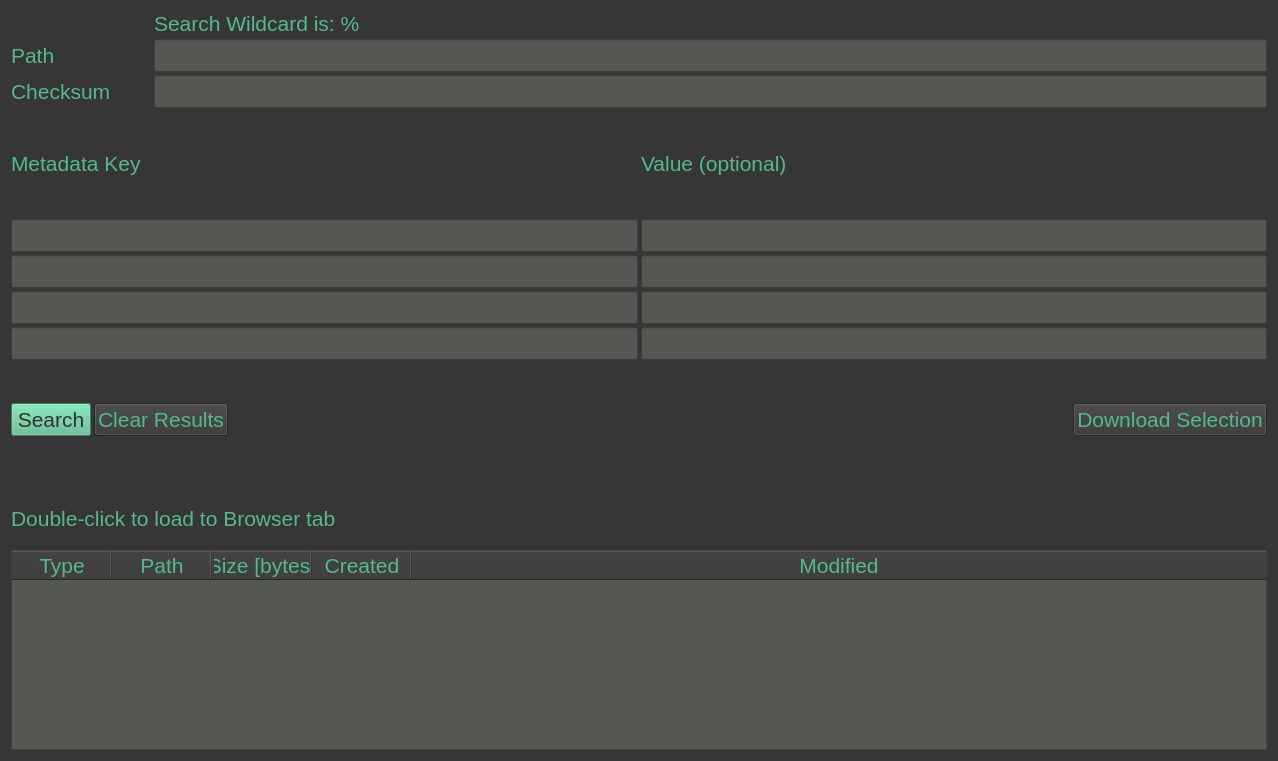
<?xml version="1.0" encoding="UTF-8"?>
<ui version="4.0">
 <class>tabSearch</class>
 <widget class="QWidget" name="tabSearch">
  <property name="geometry">
   <rect>
    <x>0</x>
    <y>0</y>
    <width>1278</width>
    <height>761</height>
   </rect>
  </property>
  <property name="windowTitle">
   <string>Form</string>
  </property>
  <property name="styleSheet">
   <string notr="true">QWidget
{
    color: rgb(86, 184, 139);
    background-color: rgb(54, 54, 54);
    border-color: rgb(86, 184, 139);
    selection-background-color: rgb(58, 152, 112);
    font: 16pt;
}

QTableWidget
{
    background-color: rgb(85, 87, 83);
    selection-background-color: rgb(58, 152, 112);
    border-color: rgb(86, 184, 139);
}

QLabel#errorLabel
{
    color: rgb(217, 174, 23);
}

QLineEdit
{
    background-color: rgb(85, 87, 83);
    border-color: rgb(86, 184, 139);
}

QPushButton#searchButton
{
    background-color: rgb(86, 184, 139);
    color: rgb(46, 52, 54);
}


</string>
  </property>
  <layout class="QVBoxLayout" name="verticalLayout_3">
   <property name="spacing">
    <number>3</number>
   </property>
   <item>
    <layout class="QVBoxLayout" name="verticalLayout">
     <item>
      <layout class="QGridLayout" name="gridLayout_2">
       <item row="0" column="0">
        <spacer name="verticalSpacer_4">
         <property name="orientation">
          <enum>Qt::Vertical</enum>
         </property>
         <property name="sizeHint" stdset="0">
          <size>
           <width>20</width>
           <height>40</height>
          </size>
         </property>
        </spacer>
       </item>
       <item row="2" column="2">
        <widget class="QLineEdit" name="checksum_field"/>
       </item>
       <item row="1" column="0">
        <widget class="QLabel" name="label_3">
         <property name="text">
          <string>Path</string>
         </property>
        </widget>
       </item>
       <item row="1" column="2">
        <widget class="QLineEdit" name="path_field"/>
       </item>
       <item row="2" column="0">
        <widget class="QLabel" name="label_5">
         <property name="text">
          <string>Checksum</string>
         </property>
        </widget>
       </item>
       <item row="0" column="2">
        <widget class="QLabel" name="label_6">
         <property name="text">
          <string>Search Wildcard is: %</string>
         </property>
        </widget>
       </item>
       <item row="1" column="1">
        <spacer name="horizontalSpacer_2">
         <property name="orientation">
          <enum>Qt::Horizontal</enum>
         </property>
         <property name="sizeType">
          <enum>QSizePolicy::Fixed</enum>
         </property>
         <property name="sizeHint" stdset="0">
          <size>
           <width>40</width>
           <height>20</height>
          </size>
         </property>
        </spacer>
       </item>
      </layout>
     </item>
     <item>
      <layout class="QGridLayout" name="gridLayout">
       <item row="5" column="1">
        <widget class="QLineEdit" name="val3"/>
       </item>
       <item row="6" column="0">
        <widget class="QLineEdit" name="key4"/>
       </item>
       <item row="2" column="0">
        <spacer name="verticalSpacer_5">
         <property name="orientation">
          <enum>Qt::Vertical</enum>
         </property>
         <property name="sizeType">
          <enum>QSizePolicy::Fixed</enum>
         </property>
         <property name="sizeHint" stdset="0">
          <size>
           <width>20</width>
           <height>40</height>
          </size>
         </property>
        </spacer>
       </item>
       <item row="3" column="1">
        <widget class="QLineEdit" name="val1"/>
       </item>
       <item row="4" column="0">
        <widget class="QLineEdit" name="key2"/>
       </item>
       <item row="0" column="0">
        <spacer name="verticalSpacer">
         <property name="orientation">
          <enum>Qt::Vertical</enum>
         </property>
         <property name="sizeType">
          <enum>QSizePolicy::Fixed</enum>
         </property>
         <property name="sizeHint" stdset="0">
          <size>
           <width>20</width>
           <height>40</height>
          </size>
         </property>
        </spacer>
       </item>
       <item row="6" column="1">
        <widget class="QLineEdit" name="val4"/>
       </item>
       <item row="3" column="0">
        <widget class="QLineEdit" name="key1"/>
       </item>
       <item row="1" column="1">
        <widget class="QLabel" name="label">
         <property name="text">
          <string>Value (optional)</string>
         </property>
        </widget>
       </item>
       <item row="1" column="0">
        <widget class="QLabel" name="label1">
         <property name="text">
          <string>Metadata Key</string>
         </property>
        </widget>
       </item>
       <item row="5" column="0">
        <widget class="QLineEdit" name="key3"/>
       </item>
       <item row="4" column="1">
        <widget class="QLineEdit" name="val2"/>
       </item>
       <item row="7" column="0">
        <spacer name="verticalSpacer_6">
         <property name="orientation">
          <enum>Qt::Vertical</enum>
         </property>
         <property name="sizeType">
          <enum>QSizePolicy::Fixed</enum>
         </property>
         <property name="sizeHint" stdset="0">
          <size>
           <width>20</width>
           <height>40</height>
          </size>
         </property>
        </spacer>
       </item>
      </layout>
     </item>
     <item>
      <layout class="QHBoxLayout" name="horizontalLayout_5">
       <item>
        <widget class="QPushButton" name="searchButton">
         <property name="font">
          <font>
           <pointsize>16</pointsize>
           <weight>50</weight>
           <italic>false</italic>
           <bold>false</bold>
          </font>
         </property>
         <property name="text">
          <string>Search</string>
         </property>
        </widget>
       </item>
       <item>
        <widget class="QPushButton" name="clearButton">
         <property name="font">
          <font>
           <pointsize>16</pointsize>
           <weight>50</weight>
           <italic>false</italic>
           <bold>false</bold>
          </font>
         </property>
         <property name="styleSheet">
          <string notr="true"/>
         </property>
         <property name="text">
          <string>Clear Results</string>
         </property>
        </widget>
       </item>
       <item>
        <spacer name="horizontalSpacer">
         <property name="orientation">
          <enum>Qt::Horizontal</enum>
         </property>
         <property name="sizeHint" stdset="0">
          <size>
           <width>40</width>
           <height>20</height>
          </size>
         </property>
        </spacer>
       </item>
       <item>
        <widget class="QPushButton" name="downloadButton">
         <property name="font">
          <font>
           <pointsize>16</pointsize>
           <weight>50</weight>
           <italic>false</italic>
           <bold>false</bold>
          </font>
         </property>
         <property name="styleSheet">
          <string notr="true"/>
         </property>
         <property name="text">
          <string>Download Selection</string>
         </property>
        </widget>
       </item>
      </layout>
     </item>
     <item>
      <spacer name="verticalSpacer_2">
       <property name="orientation">
        <enum>Qt::Vertical</enum>
       </property>
       <property name="sizeType">
        <enum>QSizePolicy::Fixed</enum>
       </property>
       <property name="sizeHint" stdset="0">
        <size>
         <width>20</width>
         <height>40</height>
        </size>
       </property>
      </spacer>
     </item>
     <item>
      <widget class="QLabel" name="errorLabel">
       <property name="text">
        <string/>
       </property>
      </widget>
     </item>
    </layout>
   </item>
   <item>
    <widget class="QLabel" name="info_label">
     <property name="text">
      <string>Double-click to load to Browser tab</string>
     </property>
    </widget>
   </item>
   <item>
    <spacer name="verticalSpacer_3">
     <property name="orientation">
      <enum>Qt::Vertical</enum>
     </property>
     <property name="sizeHint" stdset="0">
      <size>
       <width>20</width>
       <height>40</height>
      </size>
     </property>
    </spacer>
   </item>
   <item>
    <widget class="QTableWidget" name="searchResTable">
     <property name="minimumSize">
      <size>
       <width>0</width>
       <height>200</height>
      </size>
     </property>
     <property name="maximumSize">
      <size>
       <width>16777215</width>
       <height>500</height>
      </size>
     </property>
     <property name="styleSheet">
      <string notr="true"/>
     </property>
     <property name="sizeAdjustPolicy">
      <enum>QAbstractScrollArea::AdjustToContents</enum>
     </property>
     <property name="editTriggers">
      <set>QAbstractItemView::NoEditTriggers</set>
     </property>
     <property name="alternatingRowColors">
      <bool>false</bool>
     </property>
     <property name="selectionMode">
      <enum>QAbstractItemView::MultiSelection</enum>
     </property>
     <property name="selectionBehavior">
      <enum>QAbstractItemView::SelectRows</enum>
     </property>
     <property name="sortingEnabled">
      <bool>true</bool>
     </property>
     <attribute name="horizontalHeaderStretchLastSection">
      <bool>true</bool>
     </attribute>
     <column>
      <property name="text">
       <string notr="true">Type</string>
      </property>
      <property name="toolTip">
       <string notr="true"/>
      </property>
      <property name="whatsThis">
       <string notr="true"/>
      </property>
     </column>
     <column>
      <property name="text">
       <string>Path</string>
      </property>
     </column>
     <column>
      <property name="text">
       <string>Size [bytes]</string>
      </property>
     </column>
     <column>
      <property name="text">
       <string>Created</string>
      </property>
     </column>
     <column>
      <property name="text">
       <string>Modified</string>
      </property>
     </column>
    </widget>
   </item>
  </layout>
 </widget>
 <resources/>
 <connections/>
</ui>
